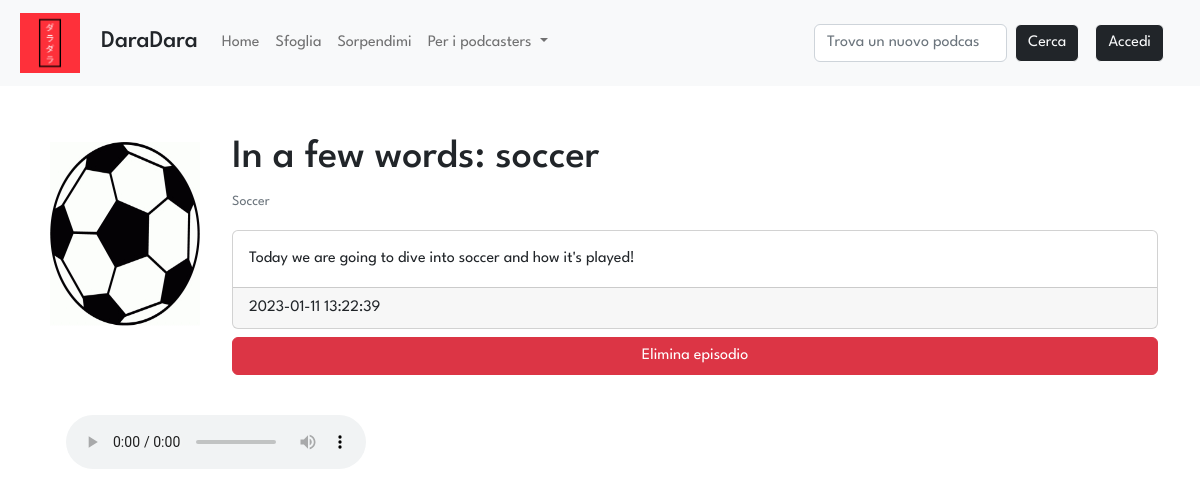
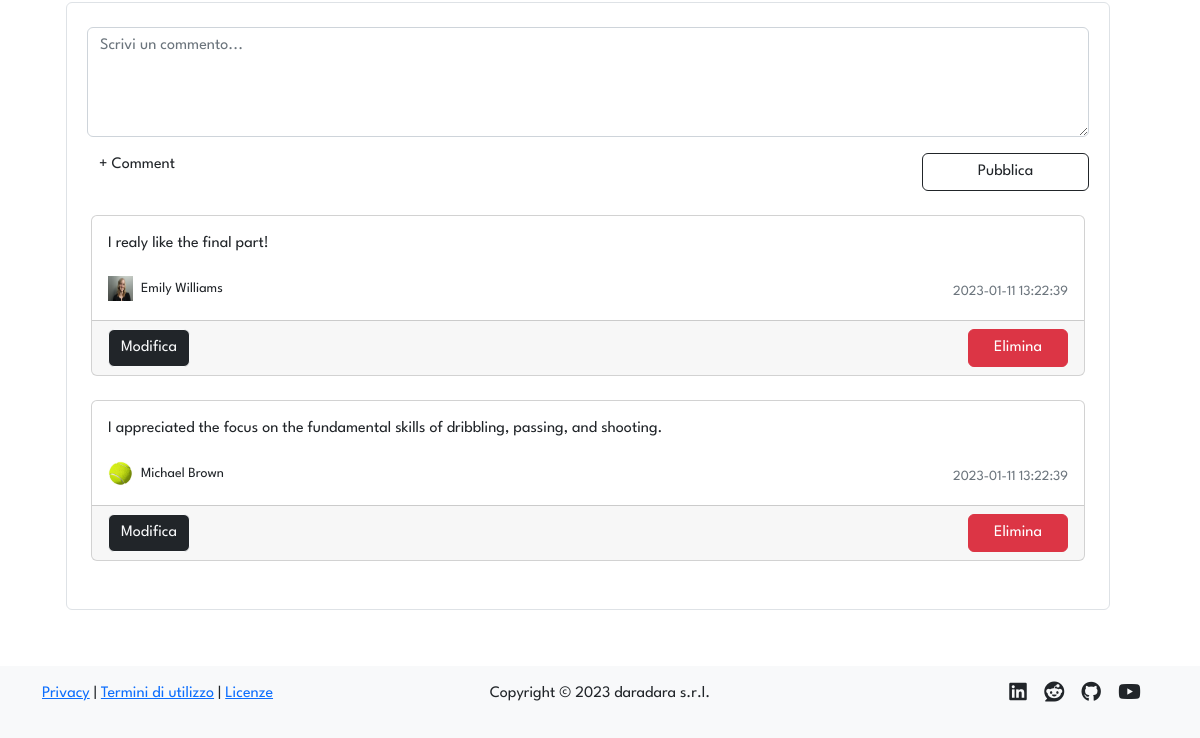
The page /podcast/1/episode/1 on the database as committed earlier (2 pictures, top to bottom).
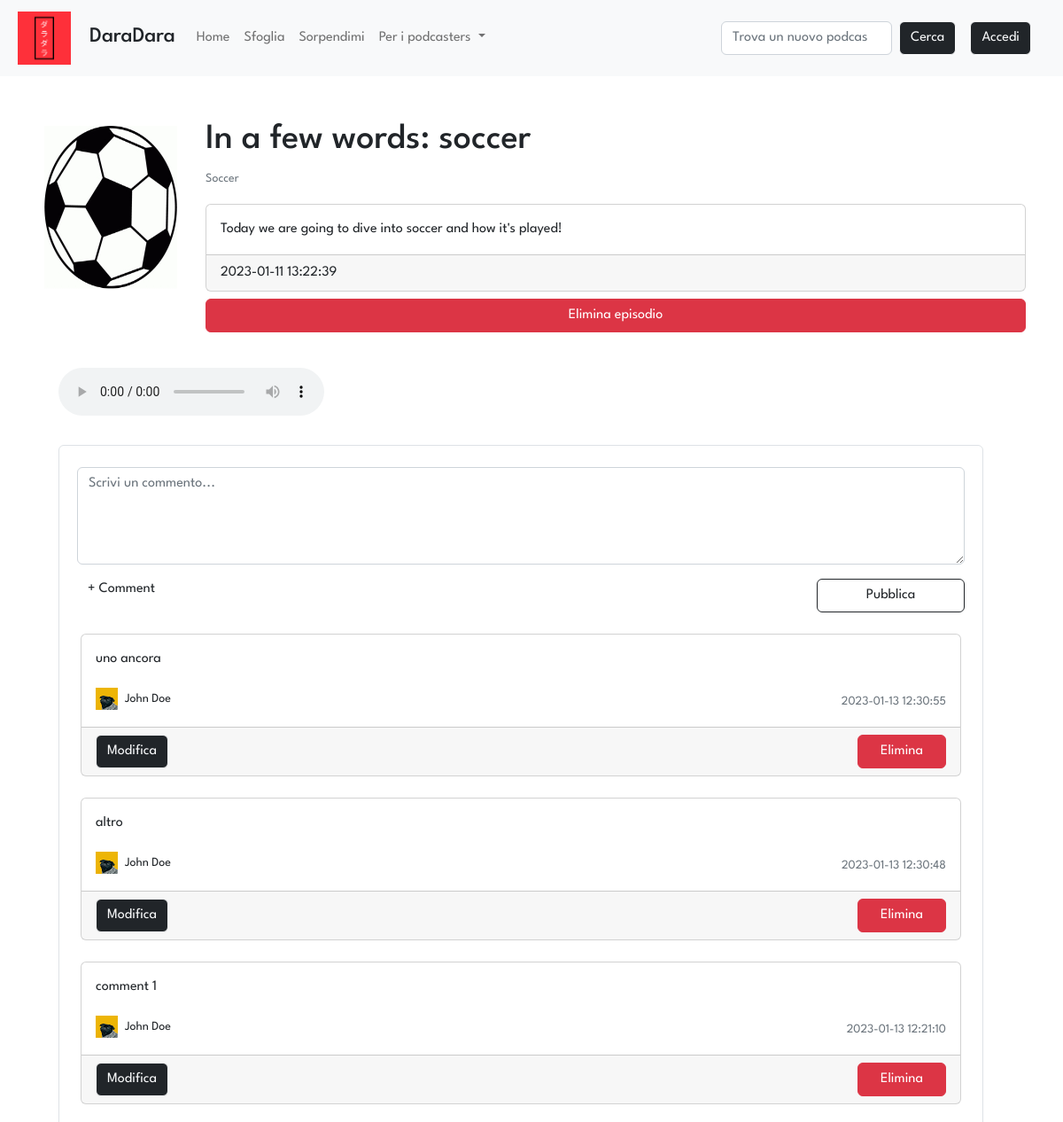
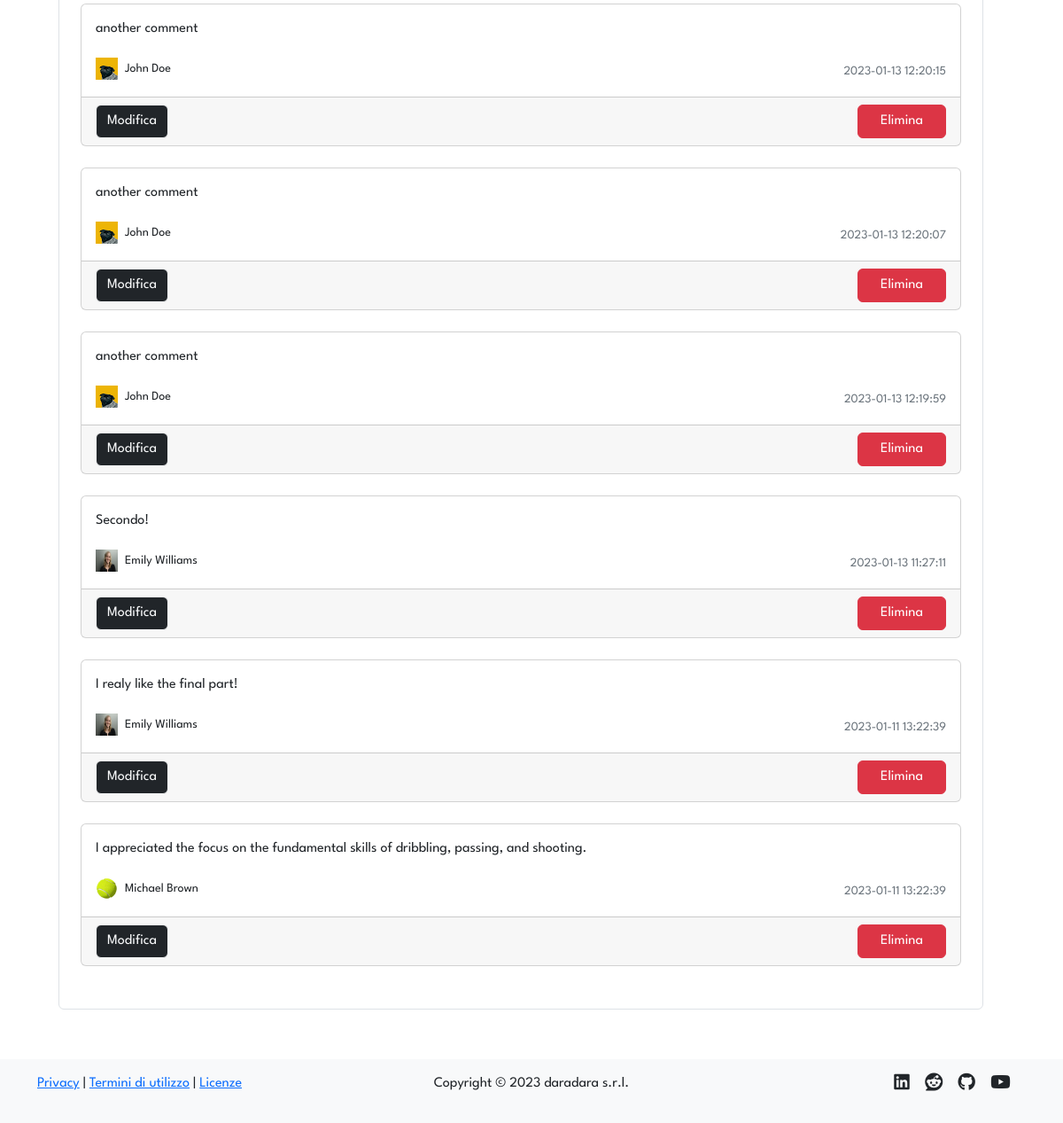
The same page on the database as committed later (2 pictures, top to bottom).
### tables this page shows
CREATE TABLE "podcasts" (
	"id"	INTEGER NOT NULL UNIQUE,
	"title"	TEXT NOT NULL UNIQUE,
	"desc"	TEXT NOT NULL,
	"img"	TEXT NOT NULL,
	"id_user"	INTEGER NOT NULL,
	FOREIGN KEY("id_user") REFERENCES "users"("id"),
	PRIMARY KEY("id" AUTOINCREMENT)
);

CREATE TABLE "episodes" (
	"id"	INTEGER NOT NULL UNIQUE,
	"title"	TEXT NOT NULL UNIQUE,
	"description"	TEXT NOT NULL,
	"audio"	TEXT NOT NULL,
	"timestamp"	TEXT NOT NULL,
	"id_podcast"	INTEGER NOT NULL,
	FOREIGN KEY("id_podcast") REFERENCES "podcasts"("id"),
	PRIMARY KEY("id" AUTOINCREMENT)
);

CREATE TABLE "comments" (
	"id_user"	INTEGER NOT NULL,
	"id_ep"	INTEGER NOT NULL,
	"text"	TEXT NOT NULL,
	"timestamp"	TEXT NOT NULL,
	FOREIGN KEY("id_ep") REFERENCES "episodes"("id"),
	FOREIGN KEY("id_user") REFERENCES "users"("id"),
	PRIMARY KEY("id_user","id_ep","timestamp")
);

CREATE TABLE "users" (
	"id"	INTEGER NOT NULL UNIQUE,
	"email"	TEXT NOT NULL UNIQUE,
	"password"	TEXT NOT NULL,
	"name"	TEXT NOT NULL,
	"surname"	TEXT NOT NULL,
	"propic"	TEXT NOT NULL,
	PRIMARY KEY("id" AUTOINCREMENT)
);

### app.py (the view)
@app.route('/podcast/<int:id_pod>/episode/<int:id_ep>')
def episode(id_pod, id_ep):
    episode = dao.get_episode(id_ep)
    if episode and episode['id_podcast'] == id_pod:
        podcast = dao.get_podcast(id_pod)
        comments = dao.get_comments_extended(id_ep)
        if comments:
            n_comments = len(comments)
        else:
            n_comments = 0
        return render_template('episode.html', id=id_ep, id_pod=id_pod, podcast=podcast, episode=episode, comments=comments, n_comments = n_comments)
    else:
        flash(message='L\'episodio che hai provato di aprire non appartiene a questo podcast', category='warning')
        return redirect(url_for('index'))

### data/dao.py (called while the page is built)
def get_comments_extended(id_ep):
    conn, cursor = connect()
    comments = False
    try:
        sql = 'SELECT comments.id_user, text, timestamp, name, surname, email, propic FROM comments, users WHERE comments.id_user = users.id AND id_ep = ? ORDER BY timestamp DESC'
        cursor.execute(sql, (id_ep,))
        comments = cursor.fetchall()
    except Exception as e:
        print(e)
    close(conn, cursor)
    return comments

def get_episode(id):
    conn, cursor = connect()
    episode = False
    try:
        sql = 'SELECT * FROM episodes WHERE id = ?'
        cursor.execute(sql, (id,))
        episode = cursor.fetchone()
    except Exception as e:
        print(e)
    close(conn, cursor)
    return episode

def get_podcast(id):
    conn, cursor = connect()
    podcast = False
    try:
        sql = 'SELECT * FROM podcasts WHERE id = ?'
        cursor.execute(sql, (id,))
        podcast = cursor.fetchone()
    except Exception as e:
        print(e)
    close(conn, cursor)
    return podcast

def connect():
    conn = sqlite3.connect(PATH)
    conn.row_factory = sqlite3.Row
    cursor = conn.cursor()
    return conn, cursor

def close(conn, cursor):
    cursor.close()
    conn.close()

### templates/episode.html (shortened to what this page needs)
{% extends 'layout.html' %}
{% block stylesheets %} <link rel="stylesheet" href="{{url_for('static', filename='stylesheets/episode.css')}}"> {% endblock %}
{% block content %}
<div class="row">
    <div class="col-12 col-lg-2 d-flex justify-content-center">
        <img src="{{url_for('static', filename='uploads/images/covers/{0}{1}'.format(id_pod, podcast.img))}}" alt="Immagine podcast" class="card-img p-1 p-lg-2 episode-img">
    </div>
    <div class="col mt-4 mt-lg-0">
        <div class="row d-flex justify-content-center align-items-center mb-3">
            <h1 class="">{{episode.title}}</h1>
            <a href="{{url_for('podcast', id=podcast.id)}}"><p class="card-text"><small class="text-muted">{{podcast.title}}</small></p></a>
        </div>
        <div class="card">
            <div class="card-body">
              <p class="card-text">{{episode.description}}</p>
            </div>
            <div class="card-footer">
                {{episode.timestamp}}
            </div>
        </div>
        <div class="row mx-0 my-2 d-flex justify-content-center align-content-center display-5">
            <button type="button" class="btn btn-danger" data-bs-toggle="modal" data-bs-target="#deleteEpisodeModal">
                Elimina episodio
            </button>
        </div>
    </div>
</div>
<div class="row mt-3 mx-lg-0 mx-2">
    <div id="player" class="col-md-7">
        <div class="card-body row g-2">
            <div class="text-light p-3">
                <audio controls>
                    <source src="audio-file.mp3" type="audio/mpeg">
                </audio>
            </div>
        </div>
    </div>
    <div class="row d-flex justify-content-center align-content-center my-2">
        <div class="row d-flex justify-content-center">
            <div class="">
              <div class="card shadow-0 border bg-ligth">
                <div class="card-body p-4">
                    <form class="form-outline mb-4 mx-2" action="{{ url_for('post_new_comment', id_ep=id, id_pod=id_pod) }}" method="POST">
                        <div class="row">
                            <textarea type="text" name="text" id="addANote" class="form-control" placeholder="Scrivi un commento..." rows="4" maxlength="300"></textarea>
                        </div>
                        <div class="row d-flex justify-content-between mt-3">
                            <label class="col-6 form-label" for="addANote">+ Comment</label>
                            <button type="submit" class="col-12 col-lg-2 btn btn-outline-dark">Pubblica</button>
                        </div>
                    </form>
                    {% for i in range(n_comments) %}
                    <div class="card mb-4">
                        <div class="card-body">
                            <p>{{comments[i].text}}</p>
                            <div class="d-flex flex-column flex-lg-row justify-content-lg-between">
                                <div class="d-flex flex-row align-items-center">
                                    <img src="{{url_for('static', filename='uploads/images/propics/{0}{1}'.format(comments[i].id_user, comments[i].propic))}}" alt="avatar" width="25"
                                        height="25"/>
                                    <p class="small mb-0 ms-2">{{comments[i].name}} {{comments[i].surname}}</p>
                                </div>
                                <p class="mt-2 m-0"><small class="text-muted">{{comments[i].timestamp}}</small></p>
                            </div>
                        </div>
                        <div class="card-footer d-flex justify-content-between">
                            <div class="col-4 col-sm-3 col-lg-2">
                                <button type="button" class="btn btn-dark btn-outline-light" data-bs-toggle="modal" data-bs-target="#editComment-{{i}}">
                                    Modifica
                                </button>
                            </div>
                            <form class="col-8 col-sm-7 col-md-6 col-lg-5 d-flex justify-content-end" action="{{ url_for('post_delete_comment', id_pod=id_pod, id_ep=id) }}" method="POST">
                                <button type="submit" class="col-8 col-lg-3 btn btn-danger">Elimina</button>
                            </form>
                        </div>
                    </div>
                    {% endfor %}
                </div>
              </div>
            </div>
          </div>
    </div>
</div>
{% endblock %}

### templates/layout.html (shortened to what this page needs)
<!DOCTYPE html>
<html lang="it">
<head>
    <link href="https://cdn.jsdelivr.net/npm/bootstrap@5.2.3/dist/css/bootstrap.min.css" rel="stylesheet">
    <link href="{{url_for('static', filename='stylesheets/layout.css')}}" rel="stylesheet" >
    {% block stylesheets %}{% endblock %}
</head>
<body>
    <nav class="navbar navbar-expand-lg bg-light sticky-top">
        <div class="container-fluid mx-2">
            <a class="navbar-brand" href="{{ url_for('index') }}">
                <img class="img-fluid nav-img" src="{{url_for('static', filename='ico/daradara_medium.png')}}" alt="Logo DaraDara">
                <h4 class="d-inline-block mt-0 ms-3">DaraDara</h4>
            </a>
            <div class="collapse navbar-collapse" id="navbarSupportedContent">
            <ul class="navbar-nav me-auto mb-2 mb-lg-0">
                <li class="nav-item">
                <a class="nav-link {% block homeActive %}{% endblock %}" aria-current="page" href="{{ url_for('index') }}">Home</a>
                </li>
                <li class="nav-item">
                <a class="nav-link {% block searchActive %}{% endblock %}" href="#">Sfoglia</a>
                </li>
                <li class="nav-item">
                    <a class="nav-link {% block discoverActive %}{% endblock %}" href="#">Sorpendimi</a>
                </li>
                <li class="nav-item dropdown">
                <a class="nav-link dropdown-toggle" href="#" role="button" data-bs-toggle="dropdown" aria-expanded="false">
                    Per i podcasters
                </a>
                </li>
            </ul>
            <form class="d-flex" role="search">
                <input class="form-control me-2" type="search" placeholder="Trova un nuovo podcast" aria-label="Search">
                <button class="btn btn-outline-light btn-dark" type="submit">Cerca</button>
            </form>
            {% if not current_user.is_authenticated %}
            <a href = "{{ url_for('login') }}"><button type="button" id="loginBtn" class="btn btn-outline-light btn-dark my-3 my-lg-0 mx-lg-3">Accedi</button></a>
            {% endif %}
            </div>
        </div>
    </nav>
    <div class="container mt-5">
        {% block content %}{% endblock %}
    </div>
    <footer class="bg-light py-3 mt-5">
        <div class="container">
            <div class="row">
                <div class="col-4">
                    <p>
                        <a class="stock-a" href="#">Privacy</a> | <a class="stock-a" href="#">Termini di utilizzo</a> | <a class="stock-a" href="#">Licenze</a>
                    </p>
                </div>
                <div class="col">
                    <p class="text-center">Copyright &copy; 2023 daradara s.r.l.</p>
                </div>
                <div class="col-2 offset-2 d-flex flex-row-reverse justify-content-evenly social-icons">
                    <a href="https://youtube.com/playlist?list=PLs7DWGc_wmwTg9F9SkP6GWtJ5FV36dIxp" target="_blank"><i class="fab fa-youtube fa-lg"></i></a>
                    <a href="https://github.com/nMaax" target="_blank"><i class="fab fa-github fa-lg"></i></a>
                    <a href="https://www.reddit.com/r/podcasts/" target="_blank"><i class="fab fa-reddit fa-lg"></i></a>
                    <a href="https://www.linkedin.com/in/massimiliano-carli/" target="_blank"><i class="fab fa-linkedin fa-lg"></i></a>
                </div>
            </div>
        </div>
    </footer>
</body>
</html>

### static/stylesheets/layout.css (style rules this page uses)
* { font-family: 'League Spartan', sans-serif; }
a:not(.stock-a, .nav-link) { color: inherit; text-decoration: none; }
.nav-img { max-width: 60px; max-height: 60px; }

### static/stylesheets/episode.css (style rules this page uses)
.episode-img { max-height: 200px; max-width: 200px; }

Rows that differ between the two databases and show on the page:
added comments: text "uno ancora", id_user.propic (picture), timestamp "2023-01-13 12:30:55"
now on this page (row unchanged): users: name "John" "John" "John" "John" "John" "John", surname "Doe" "Doe" "Doe" "Doe" "Doe" "Doe"
added comments: text "altro", id_user.propic (picture), timestamp "2023-01-13 12:30:48"
added comments: text "comment 1", id_user.propic (picture), timestamp "2023-01-13 12:21:10"
added comments: text "another comment", id_user.propic (picture), timestamp "2023-01-13 12:20:15"
added comments: text "another comment", id_user.propic (picture), timestamp "2023-01-13 12:20:07"
added comments: text "another comment", id_user.propic (picture), timestamp "2023-01-13 12:19:59"
added comments: text "Secondo!", id_user.propic (picture), timestamp "2023-01-13 11:27:11"
Other text that changed with them:
new list line: "Modifica Elimina"
new list line: "Emily Williams"
